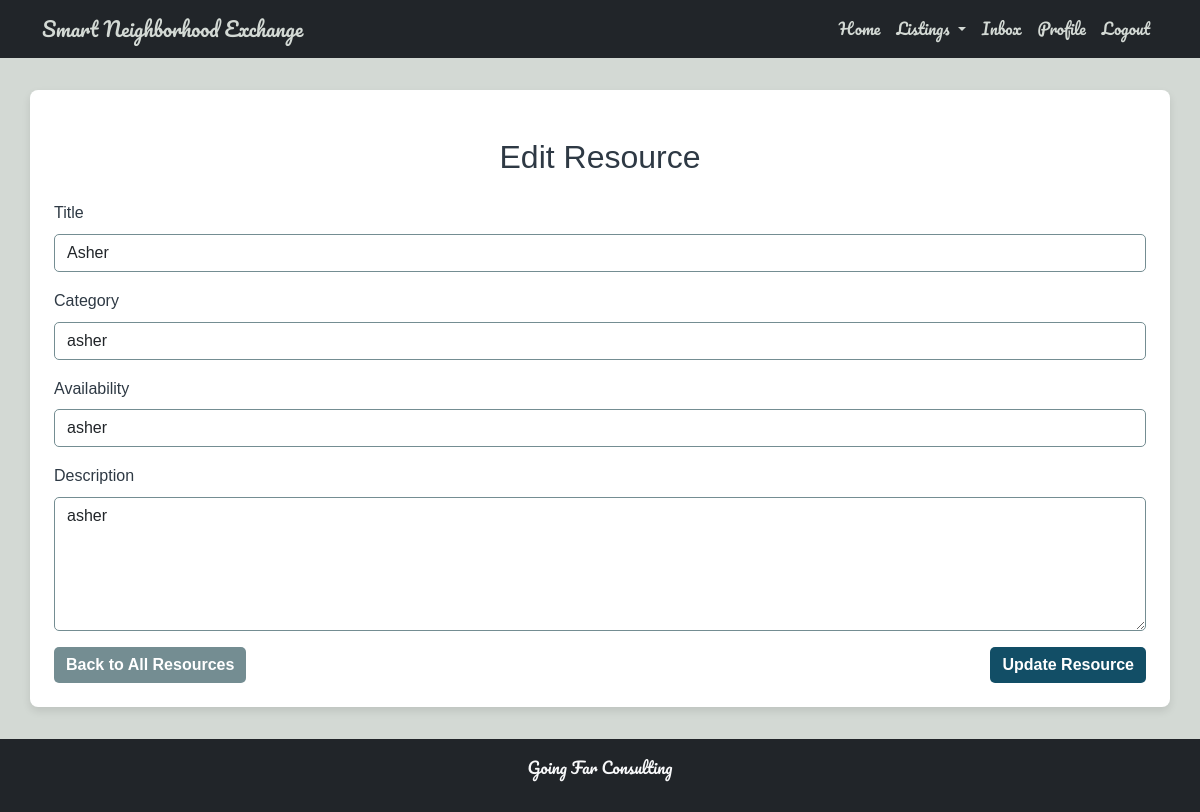
Screenshot of /resource/17/edit (signed in) with the database file from the repository.
### tables this page shows
CREATE TABLE resources (
            resource_id INTEGER PRIMARY KEY AUTOINCREMENT,
            user_id INTEGER NOT NULL,
            title TEXT NOT NULL,
            description TEXT,
            images TEXT,
            category TEXT,
            availability TEXT,
            date_posted TEXT NOT NULL,
            FOREIGN KEY (user_id) REFERENCES users (id) ON DELETE CASCADE
        );

### app.py (the view, shortened to what this page needs)
@app.route('/resource/<int:id>/edit', methods=['GET', 'POST'])
def edit_resource(id):
    user_id = session.get('user_id')
    if user_id is None:
        flash("You must be logged in to edit resources.", "error")
        return redirect(url_for('login'))
    resource = get_resource_by_id(id)
    if resource is None:
        flash("Resource not found.", "error")
        return redirect(url_for('list_resources'))
    if resource['user_id'] != user_id:
        flash("You are not authorized to edit this resource.", "error")
        return redirect(url_for('list_resources'))
    return render_template('edit_resource.html', resource=resource)

### app.py (called while the page is built)
@app.before_request
def initialize_database():
    init_db()

@app.teardown_appcontext
def shutdown_session(exception=None):
    close_db()

### database.py (called while the page is built)
def get_db():
    if 'db' not in g:
        g.db = sqlite3.connect(DATABASE)
        g.db.row_factory = sqlite3.Row
    return g.db

def get_resource_by_id(resource_id):
    return get_db().execute("SELECT * FROM resources WHERE resource_id = ?", (resource_id,)).fetchone()

### templates/edit_resource.html (shortened to what this page needs)
{% extends "base.html" %}
{% block content %}
<div class="container mt-4">
    <h2 class="mb-4 text-center">Edit Resource</h2>
    <form action="{{ url_for('edit_resource', id=resource.resource_id) }}" method="POST" class="needs-validation" novalidate>
        <div class="mb-3">
            <label for="title" class="form-label">Title</label>
            <input type="text" id="title" name="title" class="form-control" value="{{ resource.title }}" required>
        </div>
        <div class="mb-3">
            <label for="category" class="form-label">Category</label>
            <input type="text" id="category" name="category" class="form-control" value="{{ resource.category }}" required>
        </div>
        <div class="mb-3">
            <label for="availability" class="form-label">Availability</label>
            <input type="text" id="availability" name="availability" class="form-control" value="{{ resource.availability }}" required>
        </div>
        <div class="mb-3">
            <label for="description" class="form-label">Description</label>
            <textarea id="description" name="description" class="form-control" rows="5">{{ resource.description }}</textarea>
        </div>
        <div class="d-flex justify-content-between">
            <a href="{{ url_for('list_resources') }}" class="btn btn-secondary">Back to All Resources</a>
            <button type="submit" class="btn btn-primary">Update Resource</button>
        </div>
    </form>
</div>
{% endblock %}

### static/style.css (style rules this page uses)
* { margin: 0; padding: 0; box-sizing: border-box; }
body { font-family: Arial, sans-serif; line-height: 1.6; color: #2E3944; background-color: #D3D9D4; }
button, .btn { font-size: 16px; font-weight: bold; border: none; border-radius: 5px; transition: background-color 0.3s ease, color 0.3s ease; }
.btn-primary, .btn-info { background-color: #124E66; color: #FFFFFF; }
.btn-secondary { background-color: #748D92; color: #FFFFFF; }
.form-control, textarea.form-control { border-radius: 5px; border: 1px solid #748D92; }
textarea.form-control { resize: vertical; }

### rows the page displays
resources: title "Asher", category "asher", availability "asher", description "asher"
